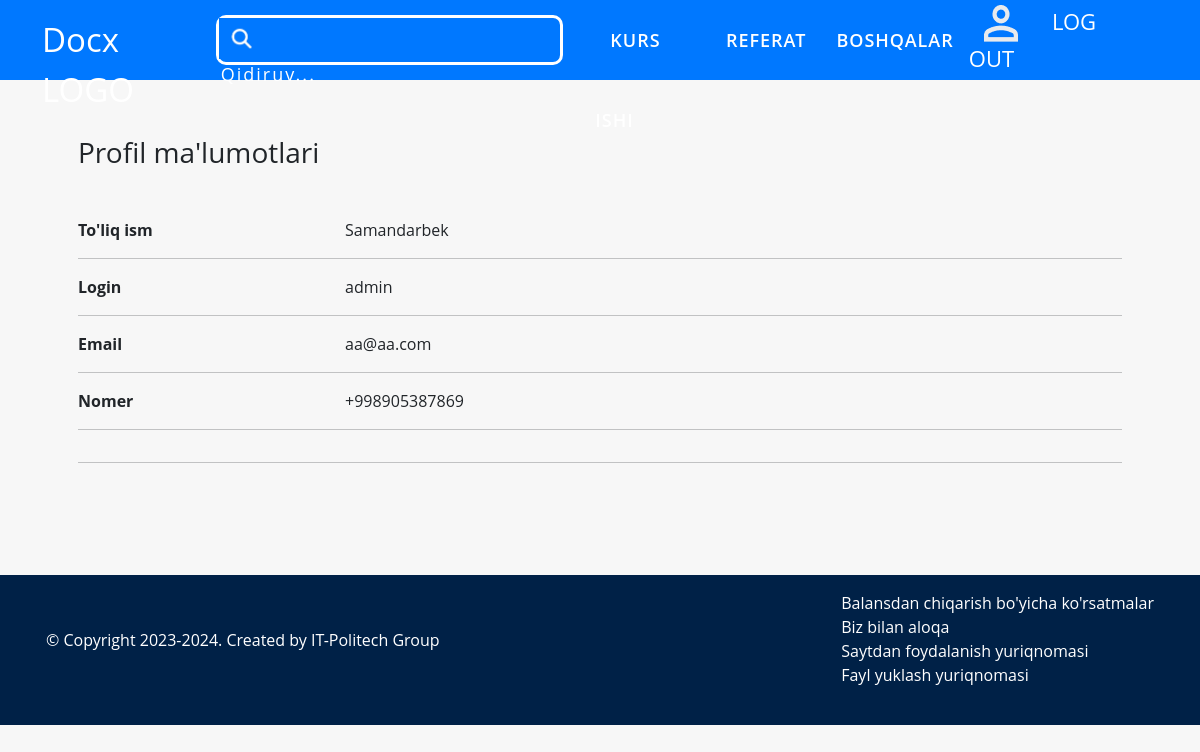
The app's page /users/profile/admin (signed in) with its own data.
### products/models.py (models this page shows, shortened)
class Category(models.Model):
    name = models.CharField( max_length=150)
    class Meta:
        verbose_name = "category"
        verbose_name_plural = "categorys"

### users/models.py (models this page shows)
class CustomUser(AbstractUser):
    username = models.CharField(max_length=150, unique=True)
    phone_number = models.CharField(max_length=15)
    def __str__(self) -> str:
        return self.username

### users/views.py (the view)
# urls.py: path('profile/<str:username>',ProfileView.as_view(), name='profile'),
class ProfileView(View):
    def get(self,request, username):
        user = get_object_or_404(CustomUser,username=username)
        return render(request, 'profile.html',{'customuser':user})

### myapp/views.py (called while the page is built)
def for_all_pages(request):
    category = Category.objects.all()
    science = CategoryScience.objects.all()
    return {"category":category, "science":science}

### templates/profile.html (shortened to what this page needs)
{% extends "base.html" %}
{% load static %}
{% block content %}
<div class="container p-5 mb-5">
    <h3 class='mt-2 mb-5'>Profil ma'lumotlari</h3>
    <div class="row mt-5">
        <div class="col-sm-3"><strong>To'liq ism</strong></div>
        <div class="col-sm-9">{{ customuser.first_name }}</div>
    </div>
    <hr>
    <div class="row">
        <div class="col-sm-3"><strong>Login</strong></div>
        <div class="col-sm-9">{{ customuser.username }}</div>
    </div>
    <hr>
    <div class="row">
        <div class="col-sm-3"><strong>Email</strong></div>
        <div class="col-sm-9"> {{ customuser.email }} </div>
    </div>
    <hr>
    <div class="row">
        <div class="col-sm-3"><strong>Nomer</strong></div>
        <div class="col-sm-9"> {{ customuser.phone_number }} </div>
    </div>
    <hr>
    <hr>
</div>
{% endblock content %}

### templates/base.html (shortened to what this page needs)
{% load static %}
<!DOCTYPE html>
<html lang="en">
<head>
    <link rel="stylesheet" href="{% static "css/bootstrap.css" %}">
    <link rel="stylesheet" href="{% static "css/main.css" %}">
</head>
<body>
    <div>
        <nav class="navbar-top">
            <div class="container">
                <div class="navbar-box-top">
                    <a href='{% url "main:index" %}' class="link-h2">Docx LOGO</a>
                    <div class="cont-nav-center-box">
                        <form method="GET" class="search-input">
                            <button type='submit'><img src="{% static 'img/Remove-bg.ai_1721827232078.png' %}"></button>
                            <input type="text" name="q" placeholder="Qidiruv...">
                        </form>
                    </div>
                    <div class="navbar-box-bottom">
                        <ul>
                            {% for i in category %}
                                {% if forloop.counter <= 2 %}
                                    <li><a href="{% url 'main:categoryFilter' i.pk %}">{{ i.name }}</a></li>
                                {% endif %}
                            {% endfor %}
                            <li class="vse"><a href="#">Boshqalar</a>
                            </li>
                        </ul>
                    </div>
                    <div class='profile-nav'>
                        {% if request.user.is_authenticated %}
                            <a href="{% url "users:profile" request.user  %}"><img src="{% static 'img/user.png' %}"></a>
                            <a href="{% url "logout" %}">LOG OUT</a>
                        {% else %}
                            <a href="{% url "login" %}">LOG IN</a>
                        {% endif %}
                    </div>
                </div>
            </div>
        </nav>
    </div>
    <div>{% block content %}{% endblock content %}</div>
    <div>
        <footer>
            <div class="container p-3 d-flex justify-content-between">
                <div class="left">
                    <h6>&copy; Copyright 2023-2024. Created by IT-Politech Group</h6>
                </div>
                <div class="right">
                    <ul>
                        <li><a href="#">Balansdan chiqarish bo'yicha ko'rsatmalar</a></li>
                        <li><a href="#">Biz bilan aloqa</a></li>
                        <li><a href="#">Saytdan foydalanish yuriqnomasi</a></li>
                        <li><a href="#">Fayl yuklash yuriqnomasi</a></li>
                    </ul>
                </div>
            </div>
        </footer>
    </div>
</body>
</html>

### static/css/main.css (style rules this page uses)
* { margin: 0; padding: 0; box-sizing: border-box; font-family: 'Open Sans', sans-serif; }
body { background-color: #f7f7f7; display: flex; flex-direction: column; justify-content: space-between; }
.navbar-top { background: #0078ff; }
.navbar-box-top { width: 100%; height: 80px; display: flex; justify-content: space-between; align-items: center; }
.navbar-box-top .link-h2 { font-size: 33px; width: auto; border: none; align-content: center; color: #fff; text-decoration: none; letter-spacing: 0; margin: 0; }
.navbar-box-top a { font-weight: 500; align-content: center; height: 50px; text-decoration: none; color: #fff; }
.profile-nav a { font-size: 22px; padding: 0 15px; }
.navbar-box-bottom { display: flex; justify-content: space-between; height: 80px; }
.navbar-box-bottom ul { display: flex; justify-content: space-between; list-style-type: none; }
.navbar-box-bottom ul li a { text-decoration: none; line-height: 80px; color: #fff; transition: all .2s; font-size: 18px; font-weight: 600; letter-spacing: 1px; padding: 35px 15px; text-transform: uppercase; }
.cont-nav-center-box { display: flex; justify-content: center; align-items: center; }
.search-input { align-content: center; width: auto; height: 50px; border: 3px solid #fff; border-radius: 10px; }
.search-input input { outline: none; border: none; background: none; padding: 5px; letter-spacing: 2px; padding: 2px; width: 300px; font-size: 18px; color: #FFF; }
.search-input input::placeholder { color: #fff; margin-left: 5px; }
.search-input button { background: #0078ff; border: none; color: #fff !important; }
.search-input button img { width: 45px; }
footer { background: #002147 none repeat scroll 0 0; height: 150px; }
.left h6 { color: #fff; margin-top: 40px; }
.right ul { list-style: none; }
.right ul li a { text-decoration: none; color: #fff; }

### records on screen
Category: name "KURS ISHI"
Category: name "REFERAT"
CustomUser: first_name "Samandarbek", username "admin", email "aa@aa.com", phone_number "+998905387869"
